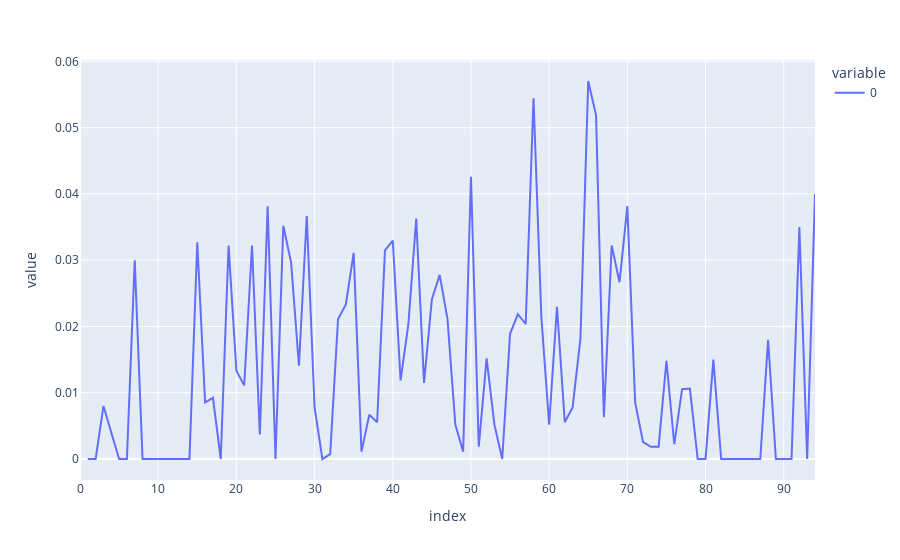

Here is the notebook cell this chart was saved with:
### Code cell
import plotly.express as px

fig = px.line(dfxg_homexg_complete_game.mean())
fig.show()

### Figure 1 — Plotly figure (JSON) as saved in the notebook; plotly's stock layout.template omitted (floating-point values rounded to 4 significant figures)
{"data": [{"hovertemplate": "variable=0<br>index=%{x}<br>value=%{y}<extra></extra>", "legendgroup": "0", "line": {"color": "#636efa", "dash": "solid"}, "marker": {"symbol": "circle"}, "mode": "lines", "name": "0", "orientation": "v", "showlegend": true, "type": "scatter", "x": [0, 1, 2, 3, 4, 5, 6, 7, 8, 9, 10, 11, 12, 13, 14, 15, 16, 17, 18, 19, 20, 21, 22, 23, 24, 25, 26, 27, 28, 29, 30, 31, 32, 33, 34, 35, 36, 37, 38, 39, 40, 41, 42, 43, 44, 45, 46, 47, 48, 49, 50, 51, 52, 53, 54, 55, 56, 57, 58, 59, 60, 61, 62, 63, 64, 65, 66, 67, 68, 69, 70, 71, 72, 73, 74, 75, 76, 77, 78, 79, 80, 81, 82, 83, 84, 85, 86, 87, 88, 89, 90, 91, 92, 93, 94], "xaxis": "x", "y": [null, 0, 0, 0.008, 0.004, 0, 0, 0.03, 0, 0, 0, 0, 0, 0, 0, 0.03269, 0.008519, 0.009259, 0, 0.03222, 0.01333, 0.01111, 0.03222, 0.003704, 0.03815, 0, 0.03519, 0.02963, 0.01407, 0.03667, 0.007778, 0, 0.0007407, 0.02111, 0.02333, 0.03111, 0.001111, 0.006667, 0.005556, 0.03148, 0.03296, 0.01185, 0.02037, 0.0363, 0.01148, 0.02407, 0.02778, 0.02111, 0.005185, 0.001111, 0.04259, 0.001852, 0.01519, 0.005185, 0, 0.01889, 0.02185, 0.02037, 0.05444, 0.02148, 0.005185, 0.02296, 0.005556, 0.007778, 0.01815, 0.05704, 0.05185, 0.006296, 0.03222, 0.02667, 0.03815, 0.008519, 0.002593, 0.001852, 0.001852, 0.01481, 0.002222, 0.01053, 0.01062, 0, 0, 0.015, 0, 0, 0, 0, 0, 0, 0.018, 0, 0, 0, 0.035, 0, 0.04], "yaxis": "y"}], "layout": {"legend": {"title": {"text": "variable"}, "tracegroupgap": 0}, "margin": {"t": 60}, "xaxis": {"anchor": "y", "domain": [0, 1], "title": {"text": "index"}}, "yaxis": {"anchor": "x", "domain": [0, 1], "title": {"text": "value"}}}}
